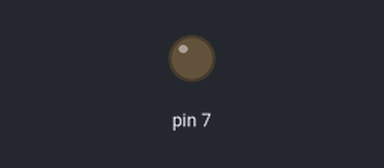
Simulated run of this sketch. Board: Arduino Uno, built with avr-gcc and run on an emulated ATmega328P. Shown: output pins drawn as LEDs (lit = HIGH). At 2.0 s the program stops and its outputs stay as they are.

Above: at 0.1 s.
At 2.1 s:
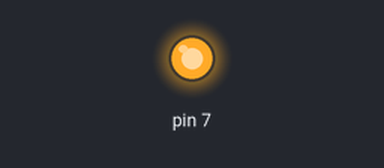
Timing chart, 0 to 3.5 s (numbered marks = the images above):
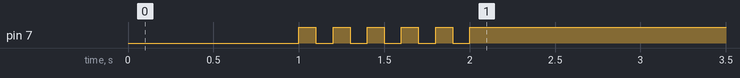

Measured:
- by itself, pin 7: alternates HIGH for 0.10 s and LOW for 0.10 s, 10 changes in all, then stays HIGH

The sketch:

05_practice_2.ino
```cpp
void setup() {
  pinMode(7, OUTPUT);
  digitalWrite(7,0);
  delay(1000);

  for (int i = 0; i < 5; i++){
    Serial.println("blink");
    digitalWrite(7,1);
    delay(100);
    digitalWrite(7,0);
    delay(100);
  }
}

void loop() {
  digitalWrite(7,1);
  while(1){};
}
```
